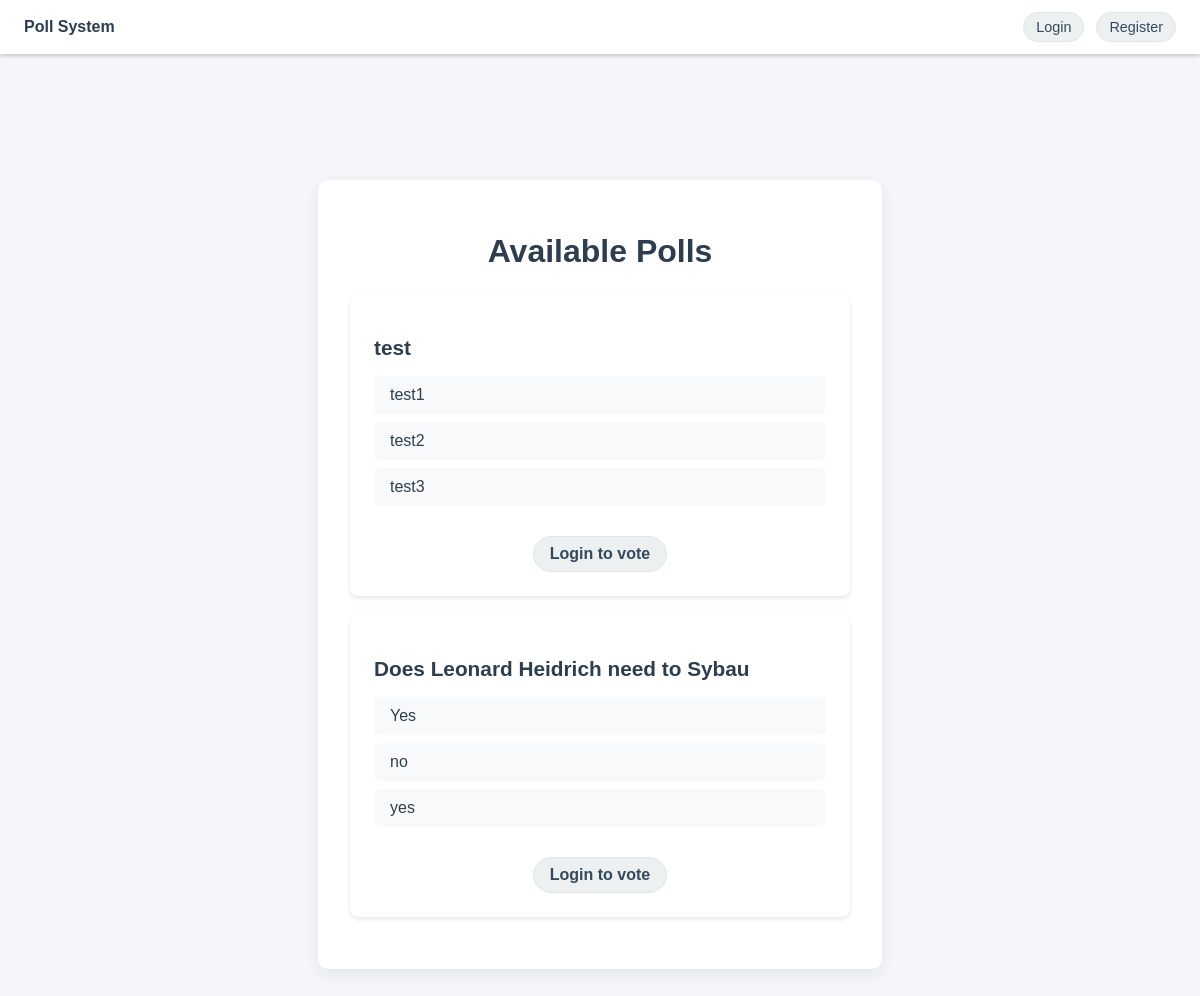
Before: /main/ with the older database file.
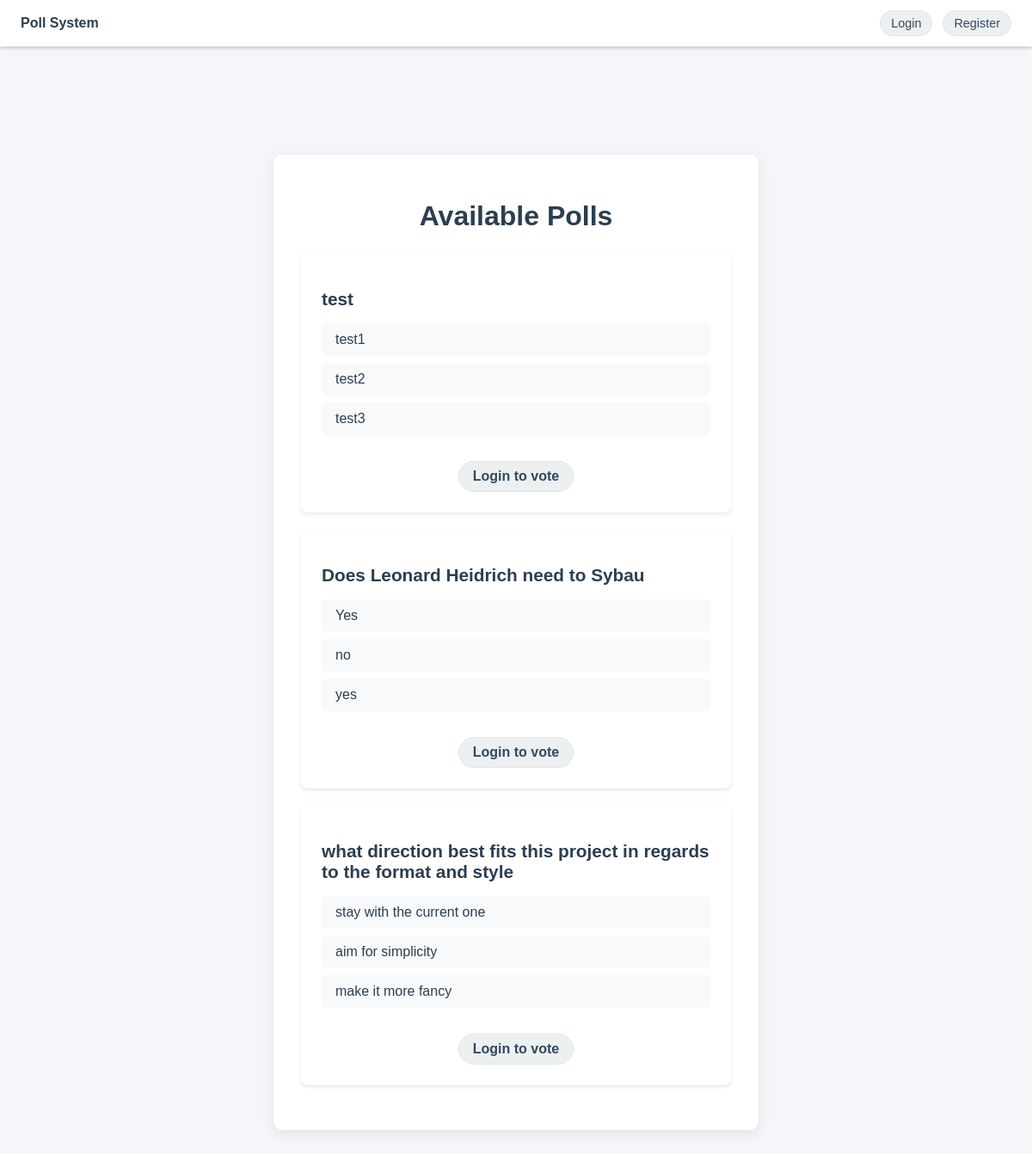
After: the same page with the newer database file.
### main/models.py (models this page shows, shortened)
class Poll(models.Model):
    question = models.TextField(default="New Question")
    option_one = models.CharField(max_length=30, default="Option 1")
    option_two = models.CharField(max_length=30, default="Option 2")
    option_three = models.CharField(max_length=30, default="Option 3")
    option_one_count = models.IntegerField(default=0)
    option_two_count = models.IntegerField(default=0)
    option_three_count = models.IntegerField(default=0)

### main/views.py (the view)
# urls.py: path("", views.home, name="home"),
def home(request):
    polls = Poll.objects.all()  # # Get all polls from database - available to all users
    context = {
        'polls': polls  # # Pass polls to template for display
    }
    return render(request, "main/home.html", context)  # # Render home template with polls

### main/templates/main/home.html (shortened to what this page needs)
<!DOCTYPE html>
<html>
<head>
    {% load static %}
    {% include 'main/header.html' with header_style=True %}
</head>
<body>
    {% include 'main/header.html' with header_content=True %}
    <div class="container">
        <h1>Available Polls</h1>
        {% for poll in polls %}
            <div class="poll-card">
                <h2>{{ poll.question }}</h2>
                <ul class="poll-options">
                    <li>{{ poll.option_one }}</li>
                    <li>{{ poll.option_two }}</li>
                    <li>{{ poll.option_three }}</li>
                </ul>
                <div class="button-wrapper">
                    {% if user.is_authenticated %}
                        <a href="{% url 'vote' poll.id %}" class="vote-button">Vote on this poll</a>
                    {% else %}
                        <a href="{% url 'login' %}" class="vote-button">Login to vote</a>
                    {% endif %}
                </div>
            </div>
        {% endfor %}
    </div>
</body>
</html>

### main/templates/main/header.html (shortened to what this page needs)
{% block header_content %}
<div class="header">
    <a href="{% url 'home' %}" class="header-title">Poll System</a>
    <div class="auth-section">
        {% if user.is_authenticated %}
            <span class="auth-status">Logged in as {{ user.username }}</span>
            <a href="{% url 'logout' %}" class="auth-button">Logout</a>
        {% else %}
            <a href="{% url 'login' %}" class="auth-button">Login</a>
            <a href="{% url 'register' %}" class="auth-button">Register</a>
        {% endif %}
    </div>
</div>
<div class="header-spacer"></div>
{% endblock %}

### main/templates/main/header.html (style rules this page uses)
.header { background: white; padding: 12px 24px; box-shadow: 0 2px 4px rgba(0,0,0,0.1); position: fixed; top: 0; left: 0; right: 0; z-index: 1000; display: flex; justify-content: space-between; align-items: center; }
.header-title { color: #2c3e50; font-weight: 600; text-decoration: none; }
.auth-section { display: flex; align-items: center; gap: 12px; }
.auth-button { padding: 6px 12px; background: #ecf0f1; color: #34495e; text-decoration: none; border-radius: 16px; font-weight: 500; font-size: 0.9em; border: 1px solid #dfe6ea; transition: all 0.2s ease; }
.header-spacer { height: 60px; }

### main/templates/main/home.html (style rules this page uses)
body { font-family: Arial, sans-serif; background: #f4f6fa; margin: 0; padding: 0; }
.container { max-width: 500px; margin: 60px auto; background: #fff; border-radius: 10px; box-shadow: 0 4px 16px rgba(0,0,0,0.08); padding: 32px; text-align: center; }
h1 { color: #2c3e50; margin-bottom: 24px; }
.poll-card { background: white; padding: 24px; margin: 20px 0; border-radius: 8px; box-shadow: 0 2px 4px rgba(0,0,0,0.1); text-align: left; }
.poll-card h2 { color: #2c3e50; margin-bottom: 16px; font-size: 1.3em; }
.poll-options { list-style: none; padding: 0; margin: 0 0 20px 0; }
.poll-options li { padding: 10px 16px; margin: 8px 0; background: #f8f9fa; border-radius: 6px; color: #2c3e50; font-weight: 500; transition: background 0.2s; }
.vote-button { display: inline-block; padding: 8px 16px; background: #ecf0f1; color: #34495e; text-decoration: none; border-radius: 20px; margin-top: 10px; font-weight: 600; border: 1px solid #dfe6ea; transition: all 0.2s ease; }
.button-wrapper { text-align: center; margin-top: 16px; }

Changed rows visible on the page:
added Poll: question "what direction best fits this project in regards to the format and style", option_one "stay with the current one", option_two "aim for simplicity", option_three "make it more fancy"
